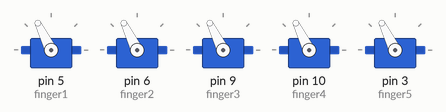
Simulated run of this sketch. Board: Arduino Uno, built with avr-gcc and run on an emulated ATmega328P. Parts: 5 × servo.

Above: at 0.05 s.
At 5.05 s:
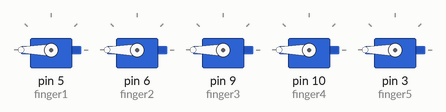
At 10.1 s:
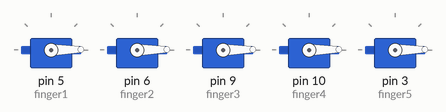
Timing chart, 0 to 13.2 s (numbered marks = the images above):
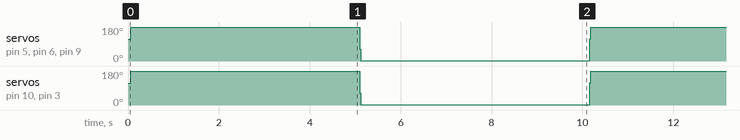

The sketch:

robotics_hand.ino
```cpp
#include <Servo.h>

Servo servo1;
Servo servo2;
Servo servo3;
Servo servo4;
Servo servo5;

int finger1 = 5;
int finger2 = 6;
int finger3 = 9;
int finger4 = 10;
int finger5 = 3;

void setup()
{
servo1.attach(finger1);
servo2.attach(finger2);
servo3.attach(finger3);
servo4.attach(finger4);
servo5.attach(finger5);

Serial.begin(9600);

pinMode(finger1, OUTPUT);
pinMode(finger2, OUTPUT);
pinMode(finger3, OUTPUT);
pinMode(finger4, OUTPUT);
pinMode(finger5, OUTPUT);

}

void loop()
{
   for(int i=0;i<=180;i++){
    servo1.write(i);
    servo2.write(i);
    servo3.write(i);
    servo4.write(i);
    servo5.write(i);

    //Serial.print(servo1.write(i),'\n');
    //Serial.print(servo2.write(i),'\n');
    //Serial.print(servo3.write(i),'\n');
    //Serial.print(servo4.write(i),'\n');
    //Serial.print(servo5.write(i),'\n');
   }
   delay(5000);
   for(int i=180;i>0;i--){
      servo1.write(i);
      servo2.write(i);
      servo3.write(i);
      servo4.write(i);
      servo5.write(i);


      //Serial.print(servo1.write(i),'\n');
      //Serial.print(servo2.write(i),'\n');
      //Serial.print(servo3.write(i),'\n');
      //Serial.print(servo4.write(i),'\n');
      //Serial.print(servo5.write(i),'\n');
   }
   delay(5000);
}
```

Measured:
- by itself, servo on pin 10 (finger4), servo on pin 3 (finger5): repeats every 10.1 s: 62° 0.02 s, 1° 5.0 s, 117° 0.02 s, 180° 5.0 s
- by itself, servo on pin 5 (finger1), servo on pin 6 (finger2), servo on pin 9 (finger3): repeats every 10.1 s: 61° 0.02 s, 1° 5.0 s, 118° 0.02 s, 180° 5.0 s
